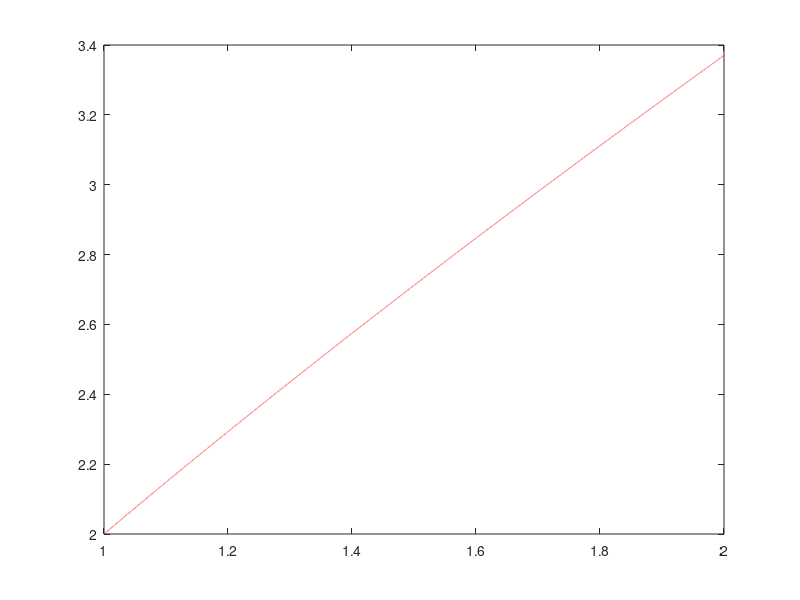

This figure's MATLAB source:
function hw75ex10e
% Bradie: Section 7.5, exercise 10(e)
%
% Goal: Demonstrate that the global error associated with the two-step
% Adams-Bashforth method is O(h^2).  
    clc

    a = 1; b = 2;
    x0 = 2;

    ntests = 12;
    appx = zeros(ntests, 1);

    for k = 1:ntests
        N = 10*2^(k-1);
        [t, w] = doAB2(a, b, N, x0);

        appx(k) = w(N+1);
        
        plot(t, w, 'r--')
        pause(0.25)
    end
    
    % pretty print results
    fprintf('N\t Approximate w(2)\t Difference Ratio\n')
    pfmt = '%i\t %.6f\t\t %.6f\n';
    for k=1:ntests
        if k<=2
            fprintf(pfmt, 2^k, appx(k), '')
        else
            fprintf(pfmt, 2^k, appx(k), (appx(k-2)- appx(k-1))/(appx(k-1) - appx(k)))
        end
    end

end

function rhs = f(t, x)
    rhs = (t^2 - t*x + x^2)/(t*x);
end

function [t, w] = doAB2(a, b, N, x0)
    h = (b-a)/N;
    t = a:h:b; t = t(:);
    
    w = zeros(size(t));
    w(1) = x0;
    
    % get next step with Heun Method
    k1 = f(t(1), w(1))*h;
    k2 = f(t(1) + h, w(1) + k1)*h;
    
    dw = (k1 + k2)/2;
    w(2) = w(1) + dw;
    
    % implement the multistep method
    b2 = f(t(1), w(1))*h;
    for i=2:N
        b1 = f(t(i), w(i))*h;
        
        dw = (3*b1 - b2)/2;
        w(i+1) = w(i) + dw;
        
        b2 = b1;
    end
end